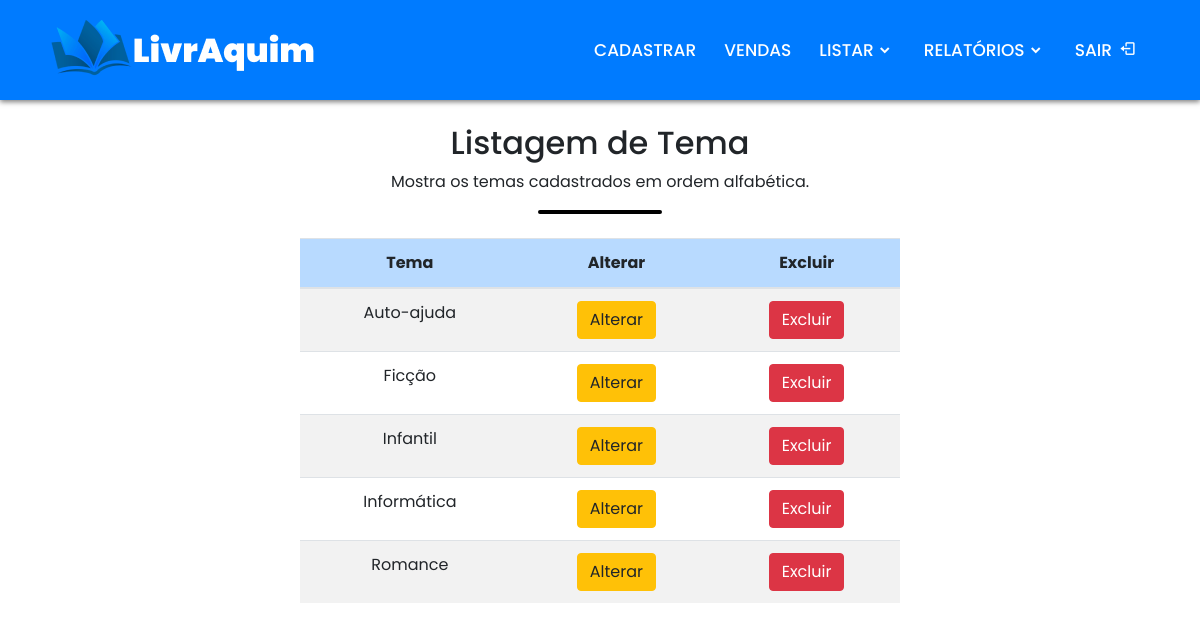
Page /view/listar_tema.php (signed in) on the committed database.
### tables this page shows
CREATE TABLE tema(
id_tema INTEGER NOT NULL PRIMARY KEY AUTO_INCREMENT,
tema VARCHAR(255));

### banco/Banco.php (called while the page is built, shortened)
<?php
class Banco extends PDO{
    public $conex;
    public function __construct(){
			$this->conex = new PDO('mysql:host=localhost;dbname=livraria',"root","",array(PDO::MYSQL_ATTR_INIT_COMMAND => "SET NAMES utf8"));
    }
    public function consultar($sql){
		$resultado=$this->conex->query($sql);
		$num_linhas=$resultado->rowCount();
		if($num_linhas==1){
			return $resultado->fetch(PDO::FETCH_ASSOC);
		}
		elseif($num_linhas>1){
			return $resultado;
		}
		else{
			return false;
		}
	}
}
?>

### controle/tema.php (called while the page is built, shortened)
<?php
    require_once ("../banco/Banco.php");
    require_once ("classes/Tema.php");
    function listar(){
        $objeto = new Tema();
        $objeto->listarTemas();
    }
?>

### controle/classes/Tema.php (the view, shortened to what this page needs)
<?php
  require_once('../banco/Banco.php');
  class Tema{
    public $banco;
    public function __construct(){
      $this->banco = new Banco();
    }
    public function listarTemas(){
      $sql = "SELECT*FROM tema ORDER BY tema";
      $resultado = $this->banco->consultar($sql);
      while($linha = $resultado->fetch(PDO::FETCH_ASSOC)){
        echo "<tr class='text-center'>
                <td>$linha[tema]</td>
                <td><a href='../controle/tema.php?id_tema=$linha[id_tema]&op=a'><button type='button' class='btn btn-warning'>Alterar</button></a></td>
                <td><a href='../controle/tema.php?id_tema=$linha[id_tema]&op=d'><button type='button' class='btn btn-danger'>Excluir</button></a></td>
              </tr>";
      }
    }
  }
?>

### css/cabecalho.css (style rules this page uses)
* { margin: 0; padding: 0; box-sizing: border-box; font-family: 'Poppins', sans-serif; }

### rows in the picture
tema: tema "Auto-ajuda"
tema: tema "Ficção"
tema: tema "Infantil"
tema: tema "Informática"
tema: tema "Romance"
